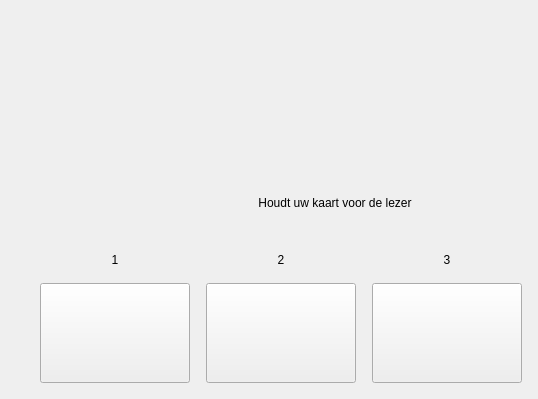
      <widget class="QWidget" name="cardPage">
       <layout class="QVBoxLayout" name="verticalLayout_4">
        <property name="spacing">
         <number>0</number>
        </property>
        <property name="leftMargin">
         <number>0</number>
        </property>
        <property name="topMargin">
         <number>0</number>
        </property>
        <property name="rightMargin">
         <number>0</number>
        </property>
        <property name="bottomMargin">
         <number>0</number>
        </property>
        <item>
         <spacer name="verticalSpacer_14">
          <property name="orientation">
           <enum>Qt::Vertical</enum>
          </property>
          <property name="sizeType">
           <enum>QSizePolicy::Fixed</enum>
          </property>
          <property name="sizeHint" stdset="0">
           <size>
            <width>20</width>
            <height>153</height>
           </size>
          </property>
         </spacer>
        </item>
        <item>
         <spacer name="verticalSpacer_2">
          <property name="orientation">
           <enum>Qt::Vertical</enum>
          </property>
          <property name="sizeHint" stdset="0">
           <size>
            <width>20</width>
            <height>40</height>
           </size>
          </property>
         </spacer>
        </item>
        <item>
         <layout class="QHBoxLayout" name="horizontalLayout" stretch="0,0,0,0,0">
          <item>
           <spacer name="horizontalSpacer">
            <property name="orientation">
             <enum>Qt::Horizontal</enum>
            </property>
            <property name="sizeHint" stdset="0">
             <size>
              <width>40</width>
              <height>20</height>
             </size>
            </property>
           </spacer>
          </item>
          <item>
           <widget class="QLabel" name="label">
            <property name="maximumSize">
             <size>
              <width>300</width>
              <height>178</height>
             </size>
            </property>
            <property name="pixmap">
             <pixmap>contactless.png</pixmap>
            </property>
            <property name="scaledContents">
             <bool>true</bool>
            </property>
           </widget>
          </item>
          <item>
           <spacer name="horizontalSpacer_2">
            <property name="orientation">
             <enum>Qt::Horizontal</enum>
            </property>
            <property name="sizeHint" stdset="0">
             <size>
              <width>40</width>
              <height>20</height>
             </size>
            </property>
           </spacer>
          </item>
          <item>
           <widget class="QLabel" name="presentCardText">
            <property name="text">
             <string>Houdt uw kaart voor de lezer</string>
            </property>
            <property name="alignment">
             <set>Qt::AlignCenter</set>
            </property>
           </widget>
          </item>
          <item>
           <spacer name="horizontalSpacer_3">
            <property name="orientation">
             <enum>Qt::Horizontal</enum>
            </property>
            <property name="sizeHint" stdset="0">
             <size>
              <width>40</width>
              <height>20</height>
             </size>
            </property>
           </spacer>
          </item>
         </layout>
        </item>
        <item>
         <spacer name="verticalSpacer_3">
          <property name="orientation">
           <enum>Qt::Vertical</enum>
          </property>
          <property name="sizeHint" stdset="0">
           <size>
            <width>20</width>
            <height>40</height>
           </size>
          </property>
         </spacer>
        </item>
        <item>
         <layout class="QHBoxLayout" name="horizontalLayout_6">
          <property name="spacing">
           <number>16</number>
          </property>
          <property name="rightMargin">
           <number>16</number>
          </property>
          <property name="bottomMargin">
           <number>16</number>
          </property>
          <item>
           <spacer name="horizontalSpacer_9">
            <property name="orientation">
             <enum>Qt::Horizontal</enum>
            </property>
            <property name="sizeHint" stdset="0">
             <size>
              <width>40</width>
              <height>20</height>
             </size>
            </property>
           </spacer>
          </item>
          <item>
           <layout class="QVBoxLayout" name="verticalLayout_9">
            <item>
             <widget class="QLabel" name="dutchText">
              <property name="text">
               <string>1</string>
              </property>
              <property name="alignment">
               <set>Qt::AlignCenter</set>
              </property>
             </widget>
            </item>
            <item>
             <widget class="QPushButton" name="dutch">
              <property name="sizePolicy">
               <sizepolicy hsizetype="Fixed" vsizetype="Fixed">
                <horstretch>0</horstretch>
                <verstretch>0</verstretch>
               </sizepolicy>
              </property>
              <property name="minimumSize">
               <size>
                <width>150</width>
                <height>100</height>
               </size>
              </property>
              <property name="maximumSize">
               <size>
                <width>150</width>
                <height>100</height>
               </size>
              </property>
              <property name="icon">
               <iconset>
                <normaloff>dutch.png</normaloff>dutch.png</iconset>
              </property>
              <property name="iconSize">
               <size>
                <width>150</width>
                <height>100</height>
               </size>
              </property>
             </widget>
            </item>
           </layout>
          </item>
          <item>
           <layout class="QVBoxLayout" name="verticalLayout_10">
            <item>
             <widget class="QLabel" name="germanText">
              <property name="text">
               <string>2</string>
              </property>
              <property name="alignment">
               <set>Qt::AlignCenter</set>
              </property>
             </widget>
            </item>
            <item>
             <widget class="QPushButton" name="german">
              <property name="minimumSize">
               <size>
                <width>150</width>
                <height>100</height>
               </size>
              </property>
              <property name="maximumSize">
               <size>
                <width>150</width>
                <height>100</height>
               </size>
              </property>
              <property name="icon">
               <iconset>
                <normaloff>german.png</normaloff>german.png</iconset>
              </property>
              <property name="iconSize">
               <size>
                <width>150</width>
                <height>100</height>
               </size>
              </property>
             </widget>
            </item>
           </layout>
          </item>
          <item>
           <layout class="QVBoxLayout" name="verticalLayout_11">
            <item>
             <widget class="QLabel" name="englishText">
              <property name="text">
               <string>3</string>
              </property>
              <property name="alignment">
               <set>Qt::AlignCenter</set>
              </property>
             </widget>
            </item>
            <item>
             <widget class="QPushButton" name="english">
              <property name="minimumSize">
               <size>
                <width>150</width>
                <height>100</height>
               </size>
              </property>
              <property name="maximumSize">
               <size>
                <width>150</width>
                <height>100</height>
               </size>
              </property>
              <property name="icon">
               <iconset>
                <normaloff>english.png</normaloff>english.png</iconset>
              </property>
              <property name="iconSize">
               <size>
                <width>150</width>
                <height>100</height>
               </size>
              </property>
             </widget>
            </item>
           </layout>
          </item>
         </layout>
        </item>
       </layout>
      </widget>
